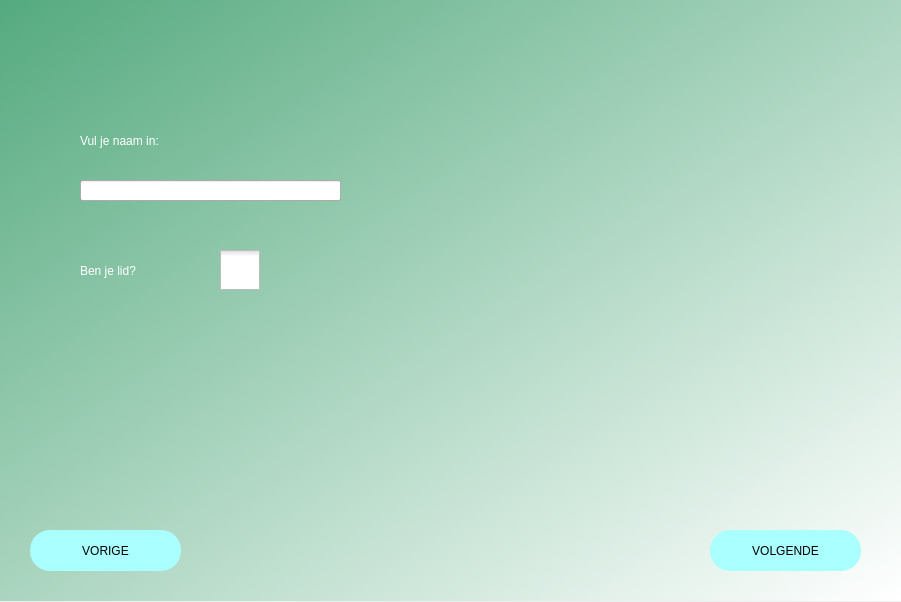
<?xml version="1.0" encoding="UTF-8"?>
<ui version="4.0">
 <class>Dialog</class>
 <widget class="QDialog" name="Dialog">
  <property name="geometry">
   <rect>
    <x>0</x>
    <y>0</y>
    <width>901</width>
    <height>602</height>
   </rect>
  </property>
  <property name="windowTitle">
   <string>Dialog</string>
  </property>
  <widget class="QWidget" name="bgwidget" native="true">
   <property name="geometry">
    <rect>
     <x>0</x>
     <y>0</y>
     <width>901</width>
     <height>601</height>
    </rect>
   </property>
   <property name="styleSheet">
    <string notr="true">QWidget#bgwidget{
background-color:qlineargradient(spread:pad, x1:0, y1:0, x2:1, y2:1, stop:0 rgba(85, 170, 127, 255), stop:1 rgba(255, 255, 255, 255))}</string>
   </property>
   <widget class="QPushButton" name="reservation_button_next">
    <property name="geometry">
     <rect>
      <x>710</x>
      <y>530</y>
      <width>151</width>
      <height>41</height>
     </rect>
    </property>
    <property name="styleSheet">
     <string notr="true">border-radius:20px;
background-color: rgb(170, 255, 255);
font: 75 italic 12pt &quot;Verdana&quot;;</string>
    </property>
    <property name="text">
     <string>VOLGENDE</string>
    </property>
   </widget>
   <widget class="QPushButton" name="reservation_button_previous">
    <property name="geometry">
     <rect>
      <x>30</x>
      <y>530</y>
      <width>151</width>
      <height>41</height>
     </rect>
    </property>
    <property name="styleSheet">
     <string notr="true">border-radius:20px;
background-color: rgb(170, 255, 255);
font: 75 italic 12pt &quot;Verdana&quot;;</string>
    </property>
    <property name="text">
     <string>VORIGE</string>
    </property>
   </widget>
   <widget class="QLabel" name="Reservation_label1">
    <property name="geometry">
     <rect>
      <x>80</x>
      <y>120</y>
      <width>311</width>
      <height>41</height>
     </rect>
    </property>
    <property name="styleSheet">
     <string notr="true">font: 16pt &quot;Verdana&quot;;color:rgb(255, 255, 255)</string>
    </property>
    <property name="text">
     <string>Vul je naam in:</string>
    </property>
   </widget>
   <widget class="QLabel" name="Reservation_label2">
    <property name="geometry">
     <rect>
      <x>80</x>
      <y>250</y>
      <width>311</width>
      <height>41</height>
     </rect>
    </property>
    <property name="styleSheet">
     <string notr="true">font: 16pt &quot;Verdana&quot;;color:rgb(255, 255, 255)</string>
    </property>
    <property name="text">
     <string>Ben je lid?</string>
    </property>
   </widget>
   <widget class="QLineEdit" name="Reservation_lineEdit">
    <property name="geometry">
     <rect>
      <x>80</x>
      <y>180</y>
      <width>261</width>
      <height>21</height>
     </rect>
    </property>
   </widget>
   <widget class="QCheckBox" name="Reservation_checkBox">
    <property name="geometry">
     <rect>
      <x>220</x>
      <y>250</y>
      <width>91</width>
      <height>41</height>
     </rect>
    </property>
    <property name="styleSheet">
     <string notr="true">QCheckBox::indicator {
     width: 40px;
     height: 40px;
}</string>
    </property>
    <property name="text">
     <string/>
    </property>
    <property name="iconSize">
     <size>
      <width>100</width>
      <height>100</height>
     </size>
    </property>
    <property name="checked">
     <bool>false</bool>
    </property>
   </widget>
  </widget>
 </widget>
 <resources/>
 <connections/>
</ui>
